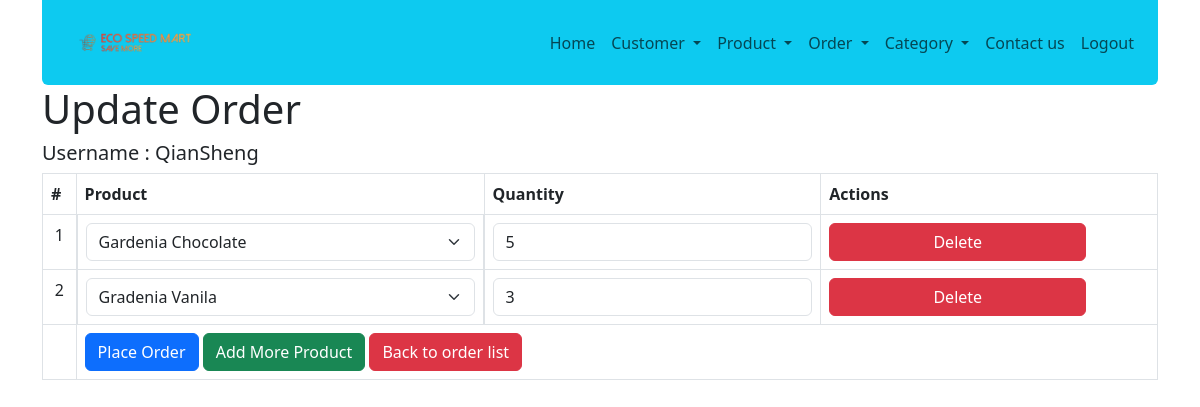
The app's page /order_update.php?id=2 (signed in) with its own data.
### tables this page shows
CREATE TABLE IF NOT EXISTS `order_summary` (
  `order_id` int NOT NULL AUTO_INCREMENT,
  `customer_id` int NOT NULL,
  `order_date` datetime NOT NULL,
  `total_amount` double NOT NULL,
  PRIMARY KEY (`order_id`)
);

CREATE TABLE IF NOT EXISTS `customers` (
  `id` int NOT NULL AUTO_INCREMENT,
  `username` varchar(50) NOT NULL,
  `password` varchar(256) NOT NULL,
  `firstname` varchar(50) NOT NULL,
  `lastname` varchar(50) NOT NULL,
  `gender` enum('Male','Female') NOT NULL,
  `date_of_birth` date NOT NULL,
  `registration_date_time` datetime NOT NULL,
  `account_status` enum('Active','Inactive','','') NOT NULL DEFAULT 'Active',
  `email` varchar(50) NOT NULL,
  `image` varchar(255) NOT NULL,
  PRIMARY KEY (`id`),
  UNIQUE KEY `username` (`username`),
  UNIQUE KEY `email` (`email`)
);

CREATE TABLE IF NOT EXISTS `order_details` (
  `orderdetail_id` int NOT NULL AUTO_INCREMENT,
  `order_id` int NOT NULL,
  `product_id` int NOT NULL,
  `quantity` int NOT NULL,
  PRIMARY KEY (`orderdetail_id`)
);

CREATE TABLE IF NOT EXISTS `products` (
  `id` int NOT NULL AUTO_INCREMENT,
  `name` varchar(128) NOT NULL,
  `description` text NOT NULL,
  `price` double NOT NULL,
  `image` varchar(255) NOT NULL,
  `created` datetime NOT NULL,
  `modified` timestamp NOT NULL DEFAULT CURRENT_TIMESTAMP ON UPDATE CURRENT_TIMESTAMP,
  `promotion_price` double NOT NULL,
  `manufacture_date` date DEFAULT NULL,
  `expired_date` date DEFAULT NULL,
  `category_name` varchar(50) DEFAULT NULL,
  PRIMARY KEY (`id`)
);

### order_update.php (the view, shortened to what this page needs)
<!DOCTYPE html>
<html lang="en">
<head>
    <link href="https://cdn.jsdelivr.net/npm/bootstrap@5.3.0/dist/css/bootstrap.min.css" rel="stylesheet">
</head>
<body>
    <div class="container">
        <?php
        include 'navbar/nav.php';
        ?>
        <div class="page-header">
            <h1>Update Order</h1>
        </div>
        <?php
        $id = isset($_GET['id']) ? $_GET['id'] : die('ERROR: Record ID not found.');
        include 'config/database.php';
        $customer_query = "SELECT id, username FROM customers";
        $customer_stmt = $con->prepare($customer_query);
        $customer_stmt->execute();
        $customers = $customer_stmt->fetchAll(PDO::FETCH_ASSOC);
        $product_query = "SELECT id, name, price FROM products";
        $product_stmt = $con->prepare($product_query);
        $product_stmt->execute();
        $products = $product_stmt->fetchAll(PDO::FETCH_ASSOC);
        $order_summary_query = "SELECT * FROM order_summary WHERE order_id=:id";
        $order_summary_stmt = $con->prepare($order_summary_query);
        $order_summary_stmt->bindParam(":id", $id);
        $order_summary_stmt->execute();
        $order_summaries = $order_summary_stmt->fetch(PDO::FETCH_ASSOC);
        $order_detail_query = "SELECT * FROM order_details WHERE order_id=:order_id";
        $order_detail_stmt = $con->prepare($order_detail_query);
        $order_detail_stmt->bindParam(":order_id", $id);
        $order_detail_stmt->execute();
        $order_details = $order_detail_stmt->fetchAll(PDO::FETCH_ASSOC);
        $errors = array();
        ?>
        <form action="" method="post">
            <h5>Username : <?php echo $customers[$order_summaries['customer_id'] - 1]['username'] ?></h5>
            <table class="table table-hover table-responsive table-bordered" id="row_del">
                <tr>
                    <th>#</th>
                    <th>Product</th>
                    <th>Quantity</th>
                    <th>Actions</th>
                </tr>
                <?php
                $product_loop = empty($errors) ? count($order_details) : count($noduplicate);
                for ($x = 0; $x < $product_loop; $x++) {
                ?>
                    <tr class="pRow">
                        <td class="text-center"><?php echo $x + 1 ?></td>
                        <td class="d-flex">
                            <select name="product[]" id="product" class="form-select" value>
                                <?php
                                for ($i = 0; $i < count($products); $i++) {
                                    $product_selected = $products[$i]['id'] == $order_details[$x]['product_id'] ? "selected" : "";
                                    echo "<option value='{$products[$i]['id']}' $product_selected>{$products[$i]['name']}</option>";
                                }
                                ?>
                            </select>
                        </td>
                        <td>
                            <input type="number" class="form-control" name="quantity[]" id="quantity" value="<?php echo $order_details[$x]['quantity'] ?>">
                        </td>
                        <td><input href='#' onclick='deleteRow(this)' class='btn btn-danger m-auto' value="Delete" /></td>
                    <?php
                } ?>
                    </tr>
                    <tr>
                        <td>
                        </td>
                        <td colspan="4">
                            <input type='submit' value='Place Order' class='btn btn-primary' />
                            <input type="button" value="Add More Product" class="btn btn-success add_one" />
                            <a href='order_list.php' class='btn btn-danger'>Back to order list</a>
                        </td>
                    </tr>
            </table>
        </form>
    </div>
</body>
</html>

### records on screen
order_summary: customer.username "QianSheng"
order_details: product.name "Gardenia Chocolate", quantity "5"
order_details: product.name "Gradenia Vanila", quantity "3"
